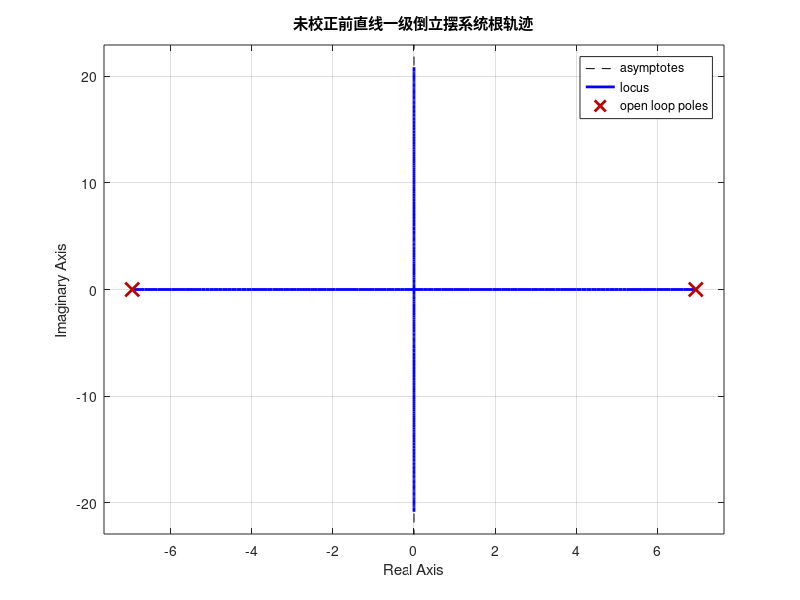

This figure's MATLAB source:
%% 2.1.2 直线一级倒立摆系统根轨迹分析
%% 程序1：绘制未校正前系统开环根轨迹

clc;
clear;
close all;

s = tf('s');

% 直线一级倒立摆摆杆角度传递函数
G = 4.9/(s^2 - 48.3);

figure;
rlocus(G);
grid on;

title('未校正前直线一级倒立摆系统根轨迹');
xlabel('Real Axis');
ylabel('Imaginary Axis');

% 显示开环极点
p = pole(G);
disp('未校正前系统的开环极点为：');
disp(p);
